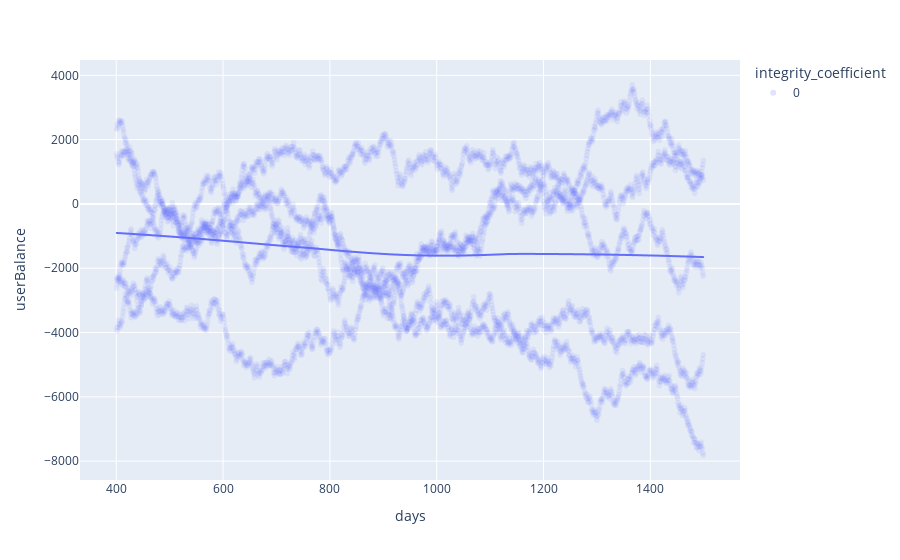

The notebook cell saved with this chart:
### Code cell
# fig_df = df.query()
fig_df = df

fig = px.scatter(
    fig_df,
    x=fig_df.days,
    y=fig_df.userBalance,
    color=fig_df.integrity_coefficient.astype(str),
    opacity=0.1,
    trendline="lowess",
    labels={'color': 'integrity_coefficient'}
)

fig.show()

### Figure 1 — Plotly figure (JSON) as saved in the notebook; plotly's stock layout.template omitted (floating-point values rounded to 4 significant figures; data arrays with more than 128 entries replaced by an {"elided": "..."} marker saying what was removed)
{"data": [{"hovertemplate": "integrity_coefficient=0<br>days=%{x}<br>userBalance=%{y}<extra></extra>", "legendgroup": "0", "marker": {"color": "#636efa", "opacity": 0.1, "symbol": "circle"}, "mode": "markers", "name": "0", "showlegend": true, "type": "scattergl", "x": {"elided": "5495 int values"}, "xaxis": "x", "y": {"elided": "5495 int values"}, "yaxis": "y"}, {"hovertemplate": "<b>LOWESS trendline</b><br><br>integrity_coefficient=0<br>days=%{x}<br>userBalance=%{y} <b>(trend)</b><extra></extra>", "legendgroup": "0", "marker": {"color": "#636efa", "symbol": "circle"}, "mode": "lines", "name": "0", "showlegend": false, "type": "scattergl", "x": {"elided": "5495 int values"}, "xaxis": "x", "y": {"elided": "5495 float values"}, "yaxis": "y"}], "layout": {"legend": {"title": {"text": "integrity_coefficient"}, "tracegroupgap": 0}, "margin": {"t": 60}, "xaxis": {"anchor": "y", "domain": [0, 1], "title": {"text": "days"}}, "yaxis": {"anchor": "x", "domain": [0, 1], "title": {"text": "userBalance"}}}}
